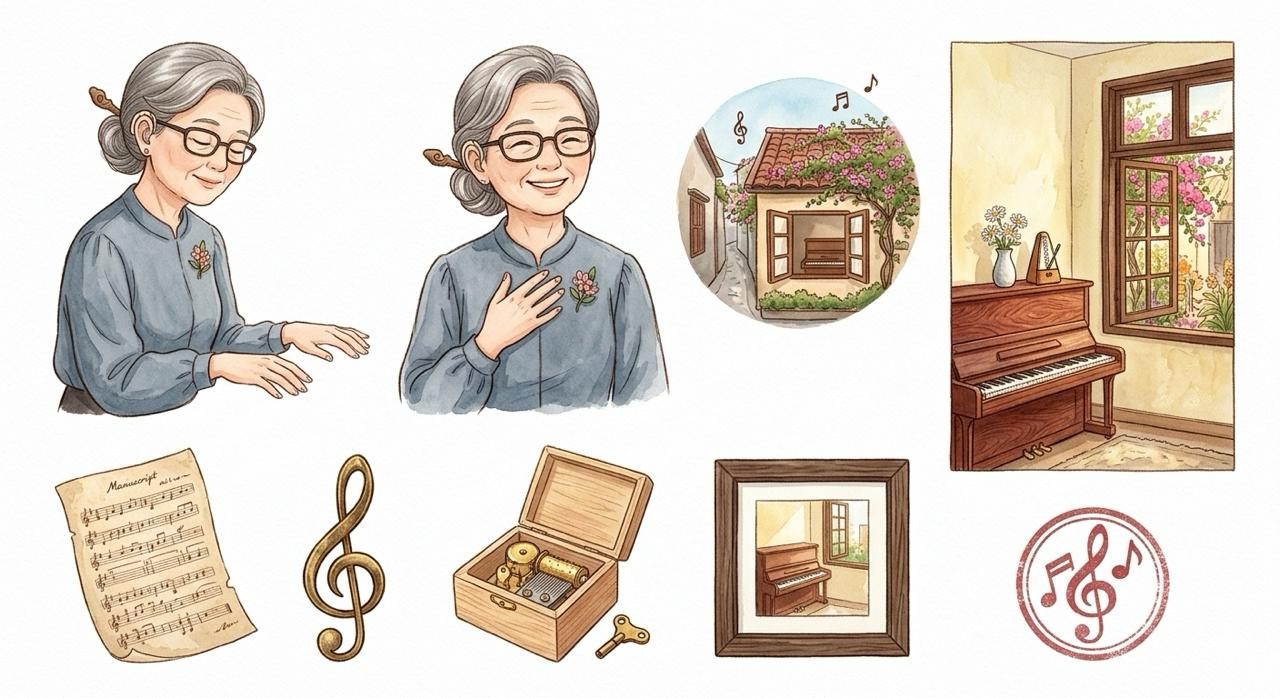
#> input picture src/vi_1127/hanh_items.jpg, 1280 x 698 px, found by its file name
$ python cut_hanh.py
#> lines starting #> are read from the running program, lines starting #| are printed output that depends on the picture; after the words box and inside, x2 and y2 are one past the last pixel; in counts of white or black regions, pixels touching at a corner belong together
# Vi 27/11 (src/vi_1127/hanh_items.jpg): route 7 cô Hạnh -- playing / smiling, round badge (her house with the piano
# window), her room (piano + metronome by the window), music sheet, treble-clef clip, music box, wall sketch, Khóa Sol stamp.
import sys
import cv2, numpy as np
G = sys.argv[1] if len(sys.argv) > 1 else '.'
im = cv2.imread(f'{G}/src/vi_1127/hanh_items.jpg')
#> im is the input picture: shape (698, 1280, 3); mean B, G, R 199, 209.7, 220.1
g = cv2.cvtColor(im, cv2.COLOR_BGR2GRAY); hsv = cv2.cvtColor(im, cv2.COLOR_BGR2HSV)
#> after `hsv = cv2.cvtColor(im, cv2.COLOR_BGR2HSV)`: hsv: shape (698, 1280, 3); mean H, S, V 20.6, 37, 221.6
def save(name, box, frac=0.03, fade=False):
#> called with name = 'hanh_play', box = (50, 75, 380, 418), frac = 0.03, fade = False
    x0, y0, x1, y1 = box
    fg = ((g[y0:y1, x0:x1] < 236) | (hsv[y0:y1, x0:x1, 1] > 20)).astype(np.uint8) * 255
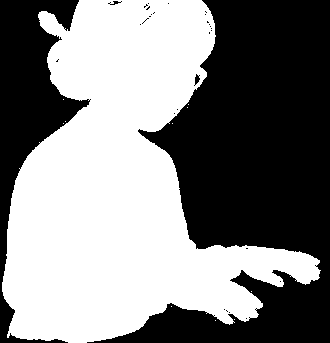
#> fg: shape (343, 330); 51.4% white; 30 black regions (26 under 20 px), largest, box (x1, y1, x2, y2) and area: (87, 0, 330, 343) 43948, (0, 0, 91, 343) 10992, (194, 74, 200, 86) 36, (108, 1, 122, 5) 25
    m = cv2.morphologyEx(fg, cv2.MORPH_CLOSE, np.ones((9, 9), np.uint8))
#> m: shape (343, 330); 52.3% white; 3 black regions
    cnts, _ = cv2.findContours(m, cv2.RETR_EXTERNAL, cv2.CHAIN_APPROX_SIMPLE)
#> cnts = 1 contour; box (x1, y1, x2, y2) and area: (0, 0, 321, 343) 58452
    big = max(cv2.contourArea(c) for c in cnts)
#> big = 58451.5
    keep = np.zeros_like(m); cv2.drawContours(keep, [c for c in cnts if cv2.contourArea(c) > big * frac], -1, 255, -1)
    m = cv2.GaussianBlur(keep, (3, 3), 0)
    out = cv2.cvtColor(im[y0:y1, x0:x1], cv2.COLOR_BGR2BGRA); out[..., 3] = m
    ys, xs = np.where(m > 20); out = out[ys.min():ys.max() + 1, xs.min():xs.max() + 1]
    cv2.imwrite(f'{G}/assets/{name}.png', out); print(name, out.shape[1], out.shape[0])
#| hanh_play 322 343
save('hanh_play', (50, 75, 380, 418))
save('hanh_smile', (392, 55, 672, 418))
#> in save (call 2), `fg = ((g[y0:y1, x0:x1] < 236) | (hsv[y0:y1, x0:x1, 1] > 20)).astype(np..`: fg: shape (363, 280); 62.9% white; 29 black regions (26 under 20 px), largest, box (x1, y1, x2, y2) and area: (0, 0, 280, 363) 37590, (105, 12, 118, 29) 35, (96, 4, 108, 10) 20
#> in save (call 2), `m = cv2.morphologyEx(fg, cv2.MORPH_CLOSE, np.ones((9, 9), np.uint8))`: m: shape (363, 280); 63.6% white; 5 black regions
#> in save (call 2), `cnts, _ = cv2.findContours(m, cv2.RETR_EXTERNAL, cv2.CHAIN_APPROX_SIMP..`: cnts = 1 contour; box (x1, y1, x2, y2) and area: (6, 0, 280, 363) 64082
#| hanh_smile 275 363
save('hanh_badge', (672, 66, 925, 322), frac=0.01)
#> in save (call 3), `fg = ((g[y0:y1, x0:x1] < 236) | (hsv[y0:y1, x0:x1, 1] > 20)).astype(np..`: fg: shape (256, 253); 70.9% white; 68 black regions (64 under 20 px), largest, box (x1, y1, x2, y2) and area: (0, 0, 253, 256) 18368, (47, 94, 66, 119) 185, (166, 32, 174, 46) 35, (173, 55, 187, 62) 33
#> in save (call 3), `m = cv2.morphologyEx(fg, cv2.MORPH_CLOSE, np.ones((9, 9), np.uint8))`: m: shape (256, 253); 74.2% white; 4 black regions
#> in save (call 3), `cnts, _ = cv2.findContours(m, cv2.RETR_EXTERNAL, cv2.CHAIN_APPROX_SIMP..`: cnts = 1 contour; box (x1, y1, x2, y2) and area: (0, 7, 253, 256) 47890
#> in save (call 3), `cv2.drawContours(keep, [c for c in cnts if cv2.contourArea(c) > big * `: keep: shape (256, 253); 74.6% white; 3 black regions, box (x1, y1, x2, y2) and area: (0, 0, 253, 129) 10329, (176, 145, 253, 256) 3078, (0, 139, 77, 256) 3075
#| hanh_badge 253 250
save('hanh_room', (942, 36, 1240, 478))
#> call 4 of save, with name = 'hanh_room', box = (942, 36, 1240, 478), frac = 0.03, fade = False
#> in save (call 4), `fg = ((g[y0:y1, x0:x1] < 236) | (hsv[y0:y1, x0:x1, 1] > 20)).astype(np..`: fg: shape (442, 298); 92% white; 48 black regions (42 under 20 px), largest, box (x1, y1, x2, y2) and area: (0, 0, 298, 442) 8418, (248, 46, 290, 99) 1421, (198, 56, 229, 83) 399, (64, 220, 72, 240) 75, (266, 116, 277, 126) 34, (258, 189, 264, 197) 20
#> in save (call 4), `m = cv2.morphologyEx(fg, cv2.MORPH_CLOSE, np.ones((9, 9), np.uint8))`: m: shape (442, 298); 93.5% white; 12 black regions
#> in save (call 4), `cnts, _ = cv2.findContours(m, cv2.RETR_EXTERNAL, cv2.CHAIN_APPROX_SIMP..`: cnts = 1 contour; box (x1, y1, x2, y2) and area: (6, 0, 298, 437) 123863
#> in save (call 4), `big = max(cv2.contourArea(c) for c in cnts)`: big = 123863
#> in save (call 4), `cv2.drawContours(keep, [c for c in cnts if cv2.contourArea(c) > big * `: keep: shape (442, 298); 94.6% white; 9 black regions, largest, box (x1, y1, x2, y2) and area: (0, 0, 298, 442) 4938, (293, 110, 298, 232) 610, (290, 0, 298, 94) 486
#> in save (call 4), `out[..., 3] = m`:
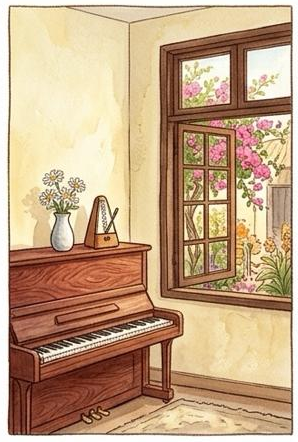
#> out: shape (442, 298, 4); mean B, G, R, A 132.1, 164.7, 195.5, 241.2
#| hanh_room 293 438
save('hanh_sheet', (48, 438, 265, 645))
#> in save (call 5), `fg = ((g[y0:y1, x0:x1] < 236) | (hsv[y0:y1, x0:x1, 1] > 20)).astype(np..`: fg: shape (207, 217); 60.7% white; 1 black region, box (x1, y1, x2, y2) and area: (0, 0, 217, 207) 17662
#> in save (call 5), `m = cv2.morphologyEx(fg, cv2.MORPH_CLOSE, np.ones((9, 9), np.uint8))`:
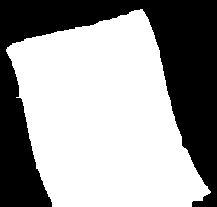
#> m: shape (207, 217); 60.9% white; 1 black region
#> in save (call 5), `cnts, _ = cv2.findContours(m, cv2.RETR_EXTERNAL, cv2.CHAIN_APPROX_SIMP..`: cnts = 1 contour; box (x1, y1, x2, y2) and area: (6, 9, 211, 207) 27021
#> in save (call 5), `big = max(cv2.contourArea(c) for c in cnts)`: big = 27021
#| hanh_sheet 207 199
save('hanh_clip', (296, 445, 392, 655))
#> in save (call 6), `fg = ((g[y0:y1, x0:x1] < 236) | (hsv[y0:y1, x0:x1, 1] > 20)).astype(np..`: fg: shape (210, 96); 35.6% white; 7 white regions (6 under 20 px), largest, box (x1, y1, x2, y2) and area: (6, 8, 90, 210) 7165
#> in save (call 6), `m = cv2.morphologyEx(fg, cv2.MORPH_CLOSE, np.ones((9, 9), np.uint8))`:
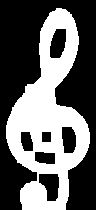
#> m: shape (210, 96); 39.4% white; 1 white region
#> in save (call 6), `cnts, _ = cv2.findContours(m, cv2.RETR_EXTERNAL, cv2.CHAIN_APPROX_SIMP..`: cnts = 1 contour; box (x1, y1, x2, y2) and area: (6, 8, 90, 210) 9268
#> in save (call 6), `big = max(cv2.contourArea(c) for c in cnts)`: big = 9268
#> in save (call 6), `cv2.drawContours(keep, [c for c in cnts if cv2.contourArea(c) > big * `: keep: shape (210, 96); 47.2% white; 1 white region, box (x1, y1, x2, y2) and area: (6, 8, 90, 210) 9522
#> in save (call 6), `out = cv2.cvtColor(im[y0:y1, x0:x1], cv2.COLOR_BGR2BGRA)`:
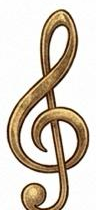
#> out: shape (210, 96, 4); mean B, G, R, A 192.2, 204.9, 214.7, 255
#> in save (call 6), `ys, xs = np.where(m > 20)`: ys = 9988 values from 7 to 209; xs = 9988 values, max 90 at index 5453, min 5 at index 4776, mean 48.72
#| hanh_clip 86 203
save('hanh_musicbox', (448, 438, 660, 662))
#> in save (call 7), `fg = ((g[y0:y1, x0:x1] < 236) | (hsv[y0:y1, x0:x1, 1] > 20)).astype(np..`: fg: shape (224, 212); 57.8% white; 1 black region, box (x1, y1, x2, y2) and area: (0, 0, 212, 224) 20055
#> in save (call 7), `m = cv2.morphologyEx(fg, cv2.MORPH_CLOSE, np.ones((9, 9), np.uint8))`:
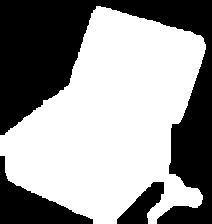
#> m: shape (224, 212); 58.6% white; 3 black regions
#> in save (call 7), `cnts, _ = cv2.findContours(m, cv2.RETR_EXTERNAL, cv2.CHAIN_APPROX_SIMP..`: cnts = 1 contour; box (x1, y1, x2, y2) and area: (0, 6, 206, 224) 27416
#> in save (call 7), `big = max(cv2.contourArea(c) for c in cnts)`: big = 27416.5
#> in save (call 7), `out = out[ys.min():ys.max() + 1, xs.min():xs.max() + 1]`:
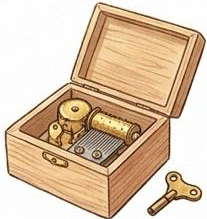
#> out: shape (219, 207, 4); mean B, G, R, A 169.7, 195.5, 219.2, 156.4
#| hanh_musicbox 207 219
save('painting_hanh', (706, 452, 918, 664))
#> in save (call 8), `cnts, _ = cv2.findContours(m, cv2.RETR_EXTERNAL, cv2.CHAIN_APPROX_SIMP..`: cnts = 1 contour; box (x1, y1, x2, y2) and area: (7, 6, 204, 206) 38856
#| painting_hanh 199 202
save('st_treble', (1010, 500, 1180, 665))
#> in save (call 9), `cnts, _ = cv2.findContours(m, cv2.RETR_EXTERNAL, cv2.CHAIN_APPROX_SIMP..`: cnts = 1 contour; box (x1, y1, x2, y2) and area: (5, 6, 160, 165) 18746
#| st_treble 157 160
# the metronome Vi drew sits on the piano in her room: a close crop stands in until a separate drawing comes
x0, y0, x1, y1 = 1020, 192, 1070, 290
crop = im[y0:y1, x0:x1]; crop = cv2.resize(crop, None, fx=2, fy=2, interpolation=cv2.INTER_CUBIC)
cv2.imwrite(f'{G}/assets/hanh_metronome_crop.png', cv2.cvtColor(crop, cv2.COLOR_BGR2BGRA))
